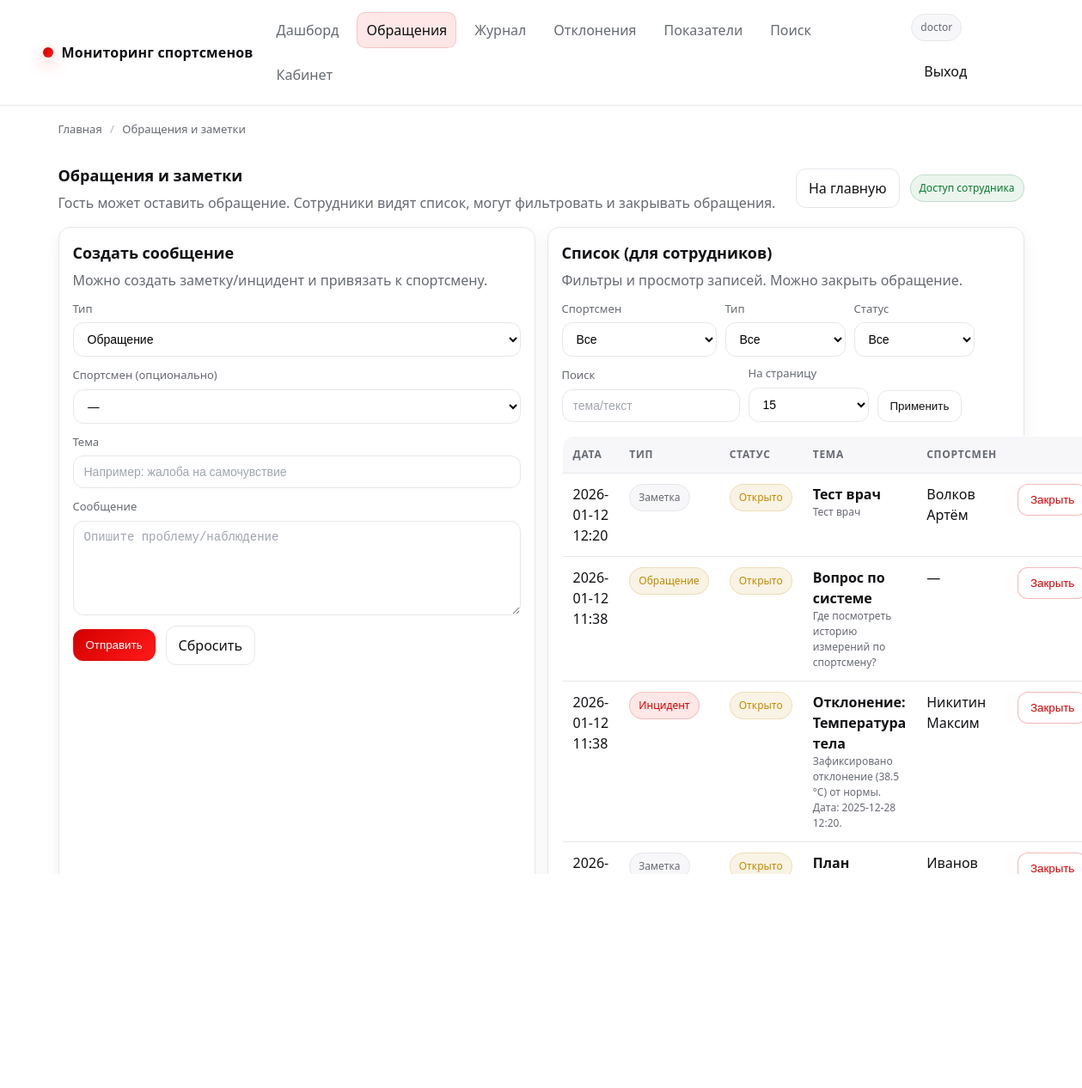
Page /feedback/ (signed in) on the committed database.
### app/models.py (models this page shows, shortened)
class User(db.Model, UserMixin):
    __tablename__ = "users"
    id = db.Column(db.Integer, primary_key=True)
    username = db.Column(db.String(64), unique=True, nullable=False, index=True)
    email = db.Column(db.String(120), unique=True, nullable=True, index=True)
    password_hash = db.Column(db.String(255), nullable=False)
    role = db.Column(db.String(32), nullable=False, default=ROLE_USER, index=True)
    is_active = db.Column(db.Boolean, nullable=False, default=True)
    created_at = db.Column(db.DateTime, nullable=False, default=datetime.utcnow)
    last_login_at = db.Column(db.DateTime, nullable=True)
    measurements_created = db.relationship(
        "Measurement",
        back_populates="created_by",
        lazy="select",
    )
    feedback_created = db.relationship(
        "Feedback",
        back_populates="author",
        lazy="select",
    )
    exports_created = db.relationship(
        "ExportBatch",
        back_populates="created_by",
        lazy="select",
    )
    teams_managed = db.relationship(
        "Team",
        back_populates="coach",
        lazy="select",
    )
    alerts_closed = db.relationship(
        "Alert",
        back_populates="closed_by",
        lazy="select",
        foreign_keys="Alert.closed_by_id",
    )
    audit_events = db.relationship(
        "AuditLog",
        back_populates="user",
        lazy="select",
    )
    athlete = db.relationship(
        "Athlete",
        back_populates="user",
        uselist=False,
        lazy="select",
    )
    def has_role(self, *roles: str) -> bool:
        return self.role in roles

class Feedback(db.Model):
    __tablename__ = "feedback"
    id = db.Column(db.Integer, primary_key=True)
    athlete_id = db.Column(db.Integer, db.ForeignKey("athletes.id"), nullable=True, index=True)
    author_id = db.Column(db.Integer, db.ForeignKey("users.id"), nullable=True, index=True)
    kind = db.Column(db.String(32), nullable=False, default=FEEDBACK_KIND_NOTE, index=True)
    status = db.Column(db.String(32), nullable=False, default=ALERT_STATUS_OPEN, index=True)  # open/closed
    title = db.Column(db.String(160), nullable=False)
    message = db.Column(db.Text, nullable=False)
    created_at = db.Column(db.DateTime, nullable=False, default=datetime.utcnow, index=True)
    closed_at = db.Column(db.DateTime, nullable=True)
    athlete = db.relationship("Athlete", back_populates="feedback", lazy="select")
    author = db.relationship("User", back_populates="feedback_created", lazy="select")

class Athlete(db.Model):
    __tablename__ = "athletes"
    id = db.Column(db.Integer, primary_key=True)
    user_id = db.Column(db.Integer, db.ForeignKey("users.id"), nullable=True, unique=True, index=True)
    user = db.relationship("User", back_populates="athlete", lazy="select")
    full_name = db.Column(db.String(180), nullable=False, index=True)
    birth_date = db.Column(db.Date, nullable=True)
    gender = db.Column(db.String(16), nullable=True)  # "M"/"F"/etc
    team_id = db.Column(db.Integer, db.ForeignKey("teams.id"), nullable=True, index=True)
    team = db.relationship("Team", back_populates="athletes", lazy="select")
    notes = db.Column(db.Text, nullable=True)
    created_at = db.Column(db.DateTime, nullable=False, default=datetime.utcnow)
    is_active = db.Column(db.Boolean, nullable=False, default=True)
    measurements = db.relationship(
        "Measurement",
        back_populates="athlete",
        cascade="all, delete-orphan",
        lazy="select",
    )
    feedback = db.relationship(
        "Feedback",
        back_populates="athlete",
        lazy="select",
    )
    norms = db.relationship(
        "AthleteIndicatorNorm",
        back_populates="athlete",
        cascade="all, delete-orphan",
        lazy="select",
    )

### app/feedback.py (the view, shortened to what this page needs)
@bp.get("/")
def feedback_home():
    bc = crumbs(("Главная", url_for("routes.index")), ("Обращения и заметки", ""))
    athletes_query = Athlete.query.filter_by(is_active=True)
    if is_coach(current_user):
        team_ids = get_coach_team_ids(current_user)
        if team_ids:
            athletes_query = athletes_query.filter(Athlete.team_id.in_(team_ids))
    athletes = athletes_query.order_by(Athlete.full_name.asc()).all()
    is_staff = _is_staff_user()
    athlete_id = request.args.get("athlete_id", type=int)
    kind = (request.args.get("kind") or "").strip() or None
    status = (request.args.get("status") or "").strip() or None
    q = (request.args.get("q") or "").strip()
    page = clamp_int(request.args.get("page"), default=1, min_value=1, max_value=10_000)
    per_page = clamp_int(request.args.get("per_page"), default=15, min_value=5, max_value=100)
    items = []
    total = 0
    pages = 1
    if is_staff:
        query = Feedback.query.order_by(Feedback.created_at.desc())
        if is_coach(current_user):
            team_ids = get_coach_team_ids(current_user)
            if team_ids:
                query = query.join(Feedback.athlete).filter(Athlete.team_id.in_(team_ids))
        if athlete_id:
            query = query.filter(Feedback.athlete_id == athlete_id)
        if kind:
            query = query.filter(Feedback.kind == kind)
        if status:
            query = query.filter(Feedback.status == status)
        total = query.count()
        pages = (total + per_page - 1) // per_page if per_page else 1
        items = query.offset((page - 1) * per_page).limit(per_page).all()
    return render_template(
        "feedback.html",  # <-- актуальное имя по твоему скрину
        breadcrumbs=bc,
        athletes=athletes,
        is_staff=is_staff,
        items=items,
        pagination={
            "page": page,
            "per_page": per_page,
            "total": total,
            "pages": pages,
            "has_prev": page > 1,
            "has_next": page < pages,
            "prev_page": page - 1 if page > 1 else None,
            "next_page": page + 1 if page < pages else None,
        },
        filters={
            "athlete_id": athlete_id,
            "kind": kind or "",
            "status": status or "",
            "q": q,
        },
        kinds=[FEEDBACK_KIND_REQUEST, FEEDBACK_KIND_NOTE, FEEDBACK_KIND_INCIDENT],
        statuses=[ALERT_STATUS_OPEN, ALERT_STATUS_CLOSED],
    )

### app/templates/feedback.html (shortened to what this page needs)
{% extends "base.html" %}
{% block content %}
  <div class="row space-between">
    <div>
      <h1 class="card__title" style="margin:0;">Обращения и заметки</h1>
      <p class="card__subtitle" style="margin:6px 0 0;">
        Гость может оставить обращение. Сотрудники видят список, могут фильтровать и закрывать обращения.
      </p>
    </div>
    <div class="row">
      <a class="btn" href="{{ url_for('routes.index') }}">На главную</a>
      {% if is_staff %}
        <span class="badge badge--ok">Доступ сотрудника</span>
      {% else %}
        <span class="badge badge--warn">Публичная форма</span>
      {% endif %}
    </div>
  </div>
  <div class="grid grid--2 mt-16">
    <div class="card">
      <div class="card__body">
        <h2 class="card__title">Создать сообщение</h2>
        <p class="card__subtitle">
          {% if is_staff %}
            Можно создать заметку/инцидент и привязать к спортсмену.
          {% else %}
            Оставьте обращение (без привязки к спортсмену).
          {% endif %}
        </p>
        <form class="form mt-12" method="post" action="{{ url_for('feedback.feedback_create') }}">
          {% if is_staff %}
            <div class="field">
              <label>Тип</label>
              <select name="kind">
                <option value="request">Обращение</option>
              </select>
            </div>
            <div class="field">
              <label>Спортсмен (опционально)</label>
              <select name="athlete_id">
                <option value="">—</option>
              </select>
            </div>
          {% endif %}
          <div class="field">
            <label>Тема</label>
            <input class="input" name="title" required placeholder="Например: жалоба на самочувствие">
          </div>
          <div class="field">
            <label>Сообщение</label>
            <textarea name="message" required placeholder="Опишите проблему/наблюдение"></textarea>
          </div>
          <div class="row">
            <button class="btn btn--primary" type="submit">Отправить</button>
            <a class="btn" href="{{ url_for('feedback.feedback_home') }}">Сбросить</a>
          </div>
        </form>
      </div>
    </div>
    <div class="card">
      <div class="card__body">
        <h2 class="card__title">Список (для сотрудников)</h2>
        <p class="card__subtitle">
          {% if is_staff %}
            Фильтры и просмотр записей. Можно закрыть обращение.
          {% else %}
            Доступно только сотрудникам (врач/тренер/админ/оператор).
          {% endif %}
        </p>
        {% if is_staff %}
          <form class="filters mt-12" method="get" action="{{ url_for('feedback.feedback_home') }}" data-autosubmit="1">
            <div class="field">
              <label>Спортсмен</label>
              <select name="athlete_id">
                <option value="">Все</option>
              </select>
            </div>
            <div class="field field--sm">
              <label>Тип</label>
              <select name="kind">
                <option value="" {% if not filters.kind %}selected{% endif %}>Все</option>
              </select>
            </div>
            <div class="field field--sm">
              <label>Статус</label>
              <select name="status">
                <option value="" {% if not filters.status %}selected{% endif %}>Все</option>
              </select>
            </div>
            <div class="field">
              <label>Поиск</label>
              <input class="input" name="q" value="{{ filters.q }}" placeholder="тема/текст">
            </div>
            <div class="field field--sm">
              <label>На страницу</label>
              <select name="per_page">
                {% for n in [10,15,25,50,100] %}
                  <option value="{{ n }}" {% if pagination.per_page==n %}selected{% endif %}>{{ n }}</option>
                {% endfor %}
              </select>
            </div>
            <div class="actions">
              <button class="btn" type="submit">Применить</button>
            </div>
          </form>
          {% if items and items|length > 0 %}
            <table class="table mt-16">
              <thead>
                <tr>
                  <th>Дата</th>
                  <th>Тип</th>
                  <th>Статус</th>
                  <th>Тема</th>
                  <th>Спортсмен</th>
                  <th></th>
                </tr>
              </thead>
              <tbody>
                {% for f in items %}
                  <tr>
                    <td>{{ f.created_at.strftime('%Y-%m-%d %H:%M') }}</td>
                    <td>
                      {% if f.kind == 'incident' %}
                        <span class="badge badge--bad">Инцидент</span>
                      {% elif f.kind == 'note' %}
                        <span class="badge">Заметка</span>
                      {% else %}
                        <span class="badge badge--warn">Обращение</span>
                      {% endif %}
                    </td>
                    <td>
                      {% if f.status == 'closed' %}
                        <span class="badge badge--ok">Закрыто</span>
                      {% else %}
                        <span class="badge badge--warn">Открыто</span>
                      {% endif %}
                    </td>
                    <td>
                      <b>{{ f.title }}</b>
                      <div style="color: var(--muted); font-size: 12px;">
                        {{ f.message[:140] }}{% if f.message and f.message|length > 140 %}…{% endif %}
                      </div>
                    </td>
                    <td>
                      {% if f.athlete %}
                        <a href="{{ url_for('routes.product', athlete_id=f.athlete.id) }}">{{ f.athlete.full_name }}</a>
                      {% else %}
                        —
                      {% endif %}
                    </td>
                    <td style="text-align:right;">
                      {% if f.status != 'closed' %}
                        <form method="post" action="{{ url_for('feedback.feedback_close', fb_id=f.id) }}" style="display:inline;">
                          <button class="btn btn--danger" type="submit" data-confirm="Закрыть обращение?">Закрыть</button>
                        </form>
                      {% else %}
                        <span class="badge badge--ok">OK</span>
                      {% endif %}
                    </td>
                  </tr>
                {% endfor %}
              </tbody>
            </table>
          {% else %}
            <p class="mt-16" style="margin:0; color: var(--muted);">Записей нет.</p>
          {% endif %}
        {% endif %}
      </div>
    </div>
  </div>
{% endblock %}

### app/templates/partials/_nav.html (shortened to what this page needs)
<header class="header">
  <div class="container header__inner">
    <a class="brand" href="{{ url_for('routes.index') }}">
      <span class="brand__dot" aria-hidden="true"></span>
      <span>{{ APP_TITLE or "Мониторинг спортсменов" }}</span>
    </a>
    <nav class="nav" aria-label="Навигация">
      {% if is_authenticated %}
        <a href="{{ url_for('routes.index') }}"
           class="{% if request.endpoint == 'routes.index' %}is-active{% endif %}">
          Дашборд
        </a>
      {% endif %}
      <a href="{{ url_for('feedback.feedback_home') }}"
         class="{% if request.endpoint and request.endpoint.startswith('feedback.') %}is-active{% endif %}">
        Обращения
      </a>
      {% if is_staff %}
        <a href="{{ url_for('routes.catalog') }}"
           class="{% if request.endpoint == 'routes.catalog' %}is-active{% endif %}">
          Журнал
        </a>
        <a href="{{ url_for('routes.offers') }}"
           class="{% if request.endpoint == 'routes.offers' %}is-active{% endif %}">
          Отклонения
        </a>
        {% if is_admin or is_doctor or is_operator %}
          <a href="{{ url_for('routes.categories') }}"
             class="{% if request.endpoint == 'routes.categories' %}is-active{% endif %}">
            Показатели
          </a>
        {% endif %}
        <a href="{{ url_for('routes.search') }}"
           class="{% if request.endpoint == 'routes.search' %}is-active{% endif %}">
          Поиск
        </a>
      {% endif %}
      {% if current_user.is_authenticated %}
        <a href="{{ url_for('cabinet.cabinet_home') }}"
           class="{% if request.endpoint and request.endpoint.startswith('cabinet.') %}is-active{% endif %}">
          Кабинет
        </a>
      {% endif %}
    </nav>
    <div class="row">
      {% if current_user.is_authenticated %}
        <span class="badge" data-tip="Роль: {{ current_user.role }}">
          {{ current_user.username }}
        </span>
        <a class="btn btn--ghost" href="{{ url_for('auth.logout') }}">Выход</a>
      {% else %}
        <a class="btn" href="{{ url_for('auth.login') }}">Вход</a>
        <a class="btn btn--primary" href="{{ url_for('auth.register') }}">Регистрация</a>
      {% endif %}
    </div>
  </div>
</header>

### rows in the picture
User: username "doctor"
Feedback: created_at "2026-01-12 12:20", kind "Заметка", status "Открыто", title "Тест врач", message "Тест врач", athlete.full_name "Волков Артём"
Feedback: created_at "2026-01-12 11:38", kind "Обращение", status "Открыто", title "Вопрос по системе", message "Где посмотреть историю измерений по спортсмену?"
Feedback: created_at "2026-01-12 11:38", kind "Инцидент", status "Открыто", title "Отклонение: Температура тела", message "Зафиксировано отклонение (38.5 °C) от нормы. Дата: 2025-12-28 12:20.", athlete.full_name "Никитин Максим"
Feedback: created_at "2026-01-12 11:38", kind "Заметка", status "Открыто", title "План наблюдения", athlete.full_name "Иванов Сергей"

### other values in the picture
{{ APP_TITLE or "Мониторинг спортсменов" }} "Мониторинг спортсменов"
{{ item.title }} "Главная"
{{ item.title }} "Обращения и заметки"
form field per_page "15"
